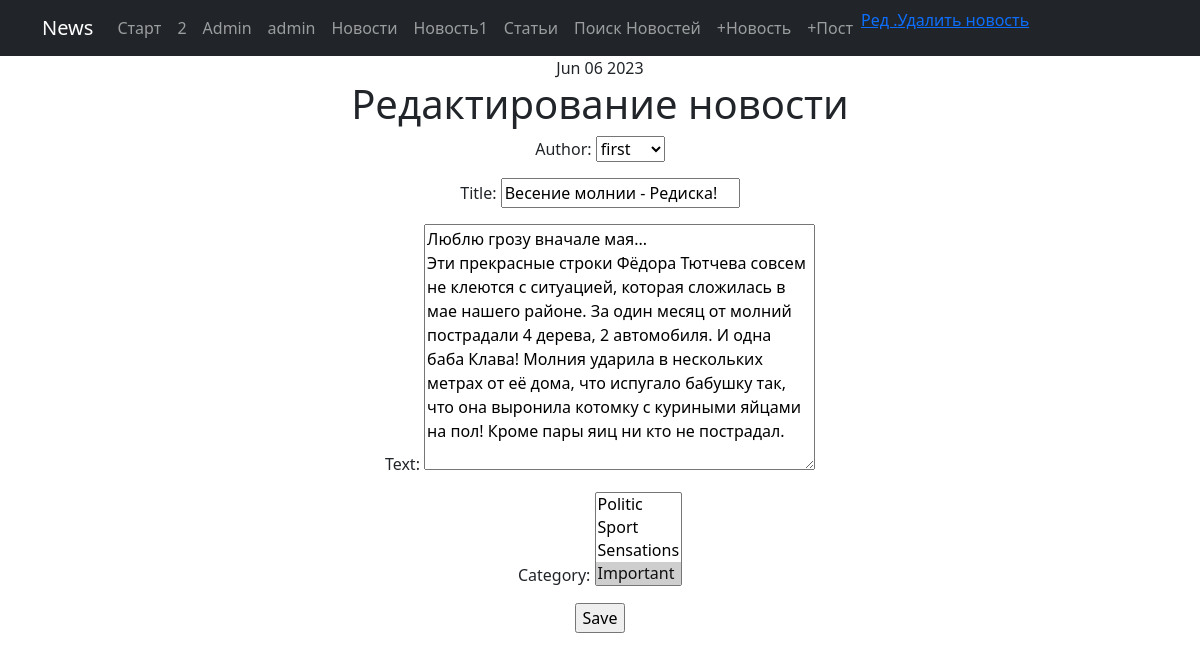
The app's page /news/4/update/ (signed in) with its own data.
### News_Portal/models.py (models this page shows, shortened)
class Post(models.Model):
    article = 'AR'
    news = 'NE'
    POSITIONS = [
        (article, 'Статья'),
        (news, 'Новость')
    ]
    author = models.ForeignKey('Author', on_delete=models.CASCADE)  # связь «один ко многим» с моделью Author;
    position = models.CharField(max_length=2, choices=POSITIONS, default=article)  # «статья» или «новость»;
    date_time = models.DateTimeField(auto_now_add=True)  # автоматически добавляемая дата и время создания;
    category = models.ManyToManyField('Category', through='PostCategory')  # связь «многие ко многим»
    title = models.CharField(max_length=50, unique=True)  # заголовок статьи/новости;
    text = models.TextField(default="Текст отсутствует.")  # текст статьи/новости;
    ratio = models.IntegerField(default=0)  # рейтинг статьи/новости."

### News_Portal/views.py (the view)
# urls.py: path('<int:pk>/update/', NewsUpdate.as_view(), name='news_up'),
class NewsUpdate(PermissionRequiredMixin, LoginRequiredMixin, UpdateView):
    permission_required = 'News_Portal.change_post'
    form_class = PostForm
    model = Post
    template_name = 'news_edit.html'
    def get_object(self, queryset=None):
        obj = super().get_object(queryset=queryset)
        if obj.position == 'AR':
            raise Http404("This not news")
        user = self.request.user
        print(user, 999111)
        if not user.is_authenticated:
            print("You must be logged in to edit news")
        return obj

### News_Portal/forms.py
class PostForm(forms.ModelForm):
    class Meta:
        model = Post
        fields = [
            'author',
            'title',
            'text',
            'category'
        ]

### News_Portal/models.py (called while the page is built)
    def __str__(self):
        return self.author_name

    def __str__(self):
        return f'{self.name}'

### News_Portal/templatetags/custom_tags.py (called while the page is built)
@register.simple_tag()
def current_time(format_string='%b %d %Y'):
    return datetime.utcnow().strftime(format_string)

### templates/news_edit.html (shortened to what this page needs)
{% extends 'flatpages/default.html' %}
{% block content %}
<h1>Редактирование новости</h1>
<form action="" method="post">
    {{ form.as_p }}
    <input type="submit" value="Save"/>
</form>
{% endblock content %}

### templates/flatpages/default.html (shortened to what this page needs)
<!DOCTYPE html>
{% load custom_tags %}
<html lang="en">
<head>
    {% load static %}
    <link href="{% static 'css/styles.css' %}" rel="stylesheet"/>
</head>
<body>
<nav class="navbar navbar-expand-lg navbar-dark bg-dark static-top">
    <div class="container">
        <a class="navbar-brand" href="#">News</a>
        <div class="collapse navbar-collapse" id="navbarResponsive">
            <ul class="navbar-nav ml-auto">
                <li class="nav-item active">
                    <a class="nav-link" href="/">Старт</a>
                </li>
                <li class="nav-item">
                    <a class="nav-link" href="/about/">2</a>
                </li>
                <li class="nav-item">
                    <a class="nav-link" href="/admin/">Admin</a>
                </li>
                {% if user.is_authenticated %}
                    <li class="nav-item">
                        <a class="nav-link" href="/accounts/logout/">{{ user.username }}</a>
                    </li>
                {% else %}
                    <li class="nav-item">
                        <a class="nav-link" href="/accounts/login/">Войти</a>
                    </li>
                 {% endif %}
                <li class="nav-item">
                    <a class="nav-link" href="/news/">Новости</a>
                </li>
                <li class="nav-item">
                    <a class="nav-link" href="/news/3">Новость1</a>
                </li>
                <li class="nav-item">
                    <a class="nav-link" href="/article">Статьи</a>
                </li>
                 <li class="nav-item">
                    <a class="nav-link" href="/news/search">Поиск Новостей</a>
                </li>
                <li class="nav-item">
                    <a class="nav-link" href="/news/create">+Новость</a>
                </li>
                <li class="nav-item">
                    <a class="nav-link" href="/article/create">+Пост</a>
                </li>
                <li class="nav-item">
                    {% if object.pk %}
                        {% if object.position == 'NE' %}
                                <li class="nav-item">
                                    <a href="{% url 'news_up' pk=object.pk %}">Ред  .</a>
                                </li>
                                <li class="nav-item">
                                    <a href="{% url 'news_del' pk=object.pk %}">Удалить новость</a>
                                </li>
                        {% endif %}
                    {% endif %}
                </li>
            </ul>
        </div>
    </div>
</nav>
<div class="container">
    <div class="row">
        <div class="col-lg-12 text-center">
            <td>{%current_time%}</td>
            {% block content %}{% endblock content %}
        </div>
    </div>
</div>
</body>
</html>

### records on screen
Post: author "first", title "Весение молнии - Редиска!", text "Люблю грозу вначале мая... Эти прекрасные строки Фёдора Тютчева совсем не клеются с ситуацией, которая сложилась в мае нашего районе. За один месяц от молний пострадали 4 дерева, 2 автомобиля. И одна баба Клава! Молния ударила в нескольких метрах от её дома, что испугало бабушку так, что она выронила котомку с куриными яйцами на пол! Кроме пары яиц ни кто не пострадал."

### other values on screen
{{ user.username }} "admin"
